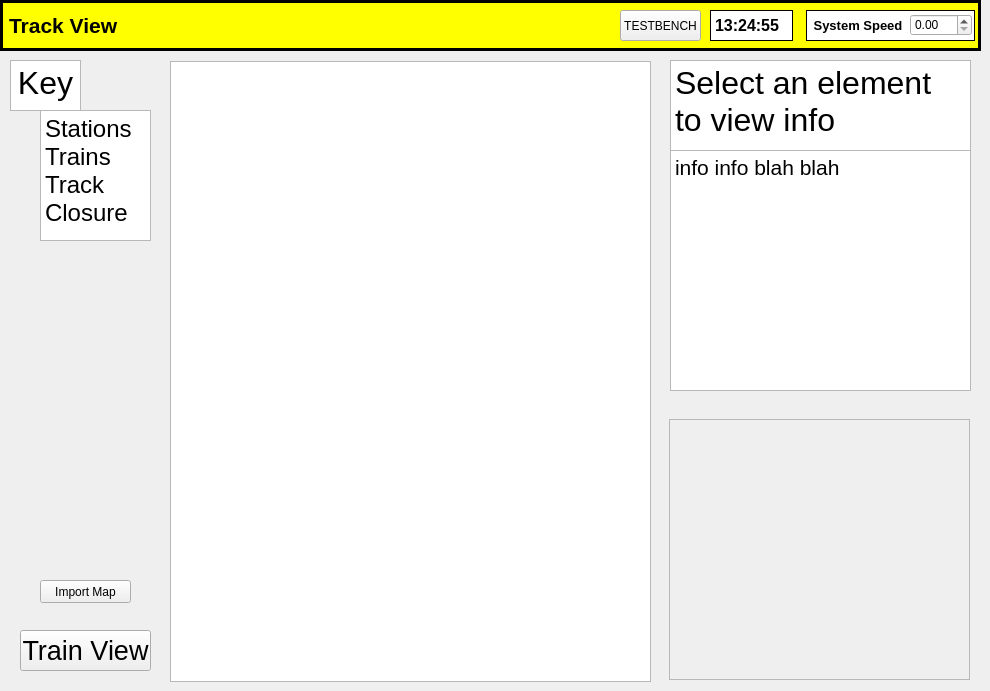
    <widget class="QWidget" name="track_view_page">
     <widget class="QTextEdit" name="key_header">
      <property name="geometry">
       <rect>
        <x>10</x>
        <y>60</y>
        <width>71</width>
        <height>51</height>
       </rect>
      </property>
      <property name="html">
       <string>&lt;!DOCTYPE HTML PUBLIC &quot;-//W3C//DTD HTML 4.0//EN&quot; &quot;http://www.w3.org/TR/REC-html40/strict.dtd&quot;&gt;
&lt;html&gt;&lt;head&gt;&lt;meta name=&quot;qrichtext&quot; content=&quot;1&quot; /&gt;&lt;style type=&quot;text/css&quot;&gt;
p, li { white-space: pre-wrap; }
&lt;/style&gt;&lt;/head&gt;&lt;body style=&quot; font-family:'MS Shell Dlg 2'; font-size:8.25pt; font-weight:400; font-style:normal;&quot;&gt;
&lt;p align=&quot;center&quot; style=&quot; margin-top:0px; margin-bottom:0px; margin-left:0px; margin-right:0px; -qt-block-indent:0; text-indent:0px;&quot;&gt;&lt;span style=&quot; font-size:24pt;&quot;&gt;Key&lt;/span&gt;&lt;/p&gt;&lt;/body&gt;&lt;/html&gt;</string>
      </property>
     </widget>
     <widget class="QLabel" name="station_icon">
      <property name="geometry">
       <rect>
        <x>10</x>
        <y>110</y>
        <width>31</width>
        <height>31</height>
       </rect>
      </property>
      <property name="text">
       <string>&lt;html&gt;&lt;head/&gt;&lt;body&gt;&lt;p&gt;&lt;img src=&quot;:/KeyIcons/CTC_resources/station_small.png&quot;/&gt;&lt;/p&gt;&lt;/body&gt;&lt;/html&gt;</string>
      </property>
     </widget>
     <widget class="QGraphicsView" name="track_map">
      <property name="geometry">
       <rect>
        <x>170</x>
        <y>61</y>
        <width>481</width>
        <height>621</height>
       </rect>
      </property>
     </widget>
     <widget class="QLabel" name="closure_icon">
      <property name="geometry">
       <rect>
        <x>10</x>
        <y>200</y>
        <width>31</width>
        <height>31</height>
       </rect>
      </property>
      <property name="text">
       <string>&lt;html&gt;&lt;head/&gt;&lt;body&gt;&lt;p&gt;&lt;img src=&quot;:/KeyIcons/CTC_resources/closed_small.png&quot;/&gt;&lt;/p&gt;&lt;/body&gt;&lt;/html&gt;</string>
      </property>
     </widget>
     <widget class="QTextEdit" name="element_info">
      <property name="geometry">
       <rect>
        <x>670</x>
        <y>150</y>
        <width>301</width>
        <height>241</height>
       </rect>
      </property>
      <property name="html">
       <string>&lt;!DOCTYPE HTML PUBLIC &quot;-//W3C//DTD HTML 4.0//EN&quot; &quot;http://www.w3.org/TR/REC-html40/strict.dtd&quot;&gt;
&lt;html&gt;&lt;head&gt;&lt;meta name=&quot;qrichtext&quot; content=&quot;1&quot; /&gt;&lt;style type=&quot;text/css&quot;&gt;
p, li { white-space: pre-wrap; }
&lt;/style&gt;&lt;/head&gt;&lt;body style=&quot; font-family:'MS Shell Dlg 2'; font-size:8.25pt; font-weight:400; font-style:normal;&quot;&gt;
&lt;p style=&quot; margin-top:0px; margin-bottom:0px; margin-left:0px; margin-right:0px; -qt-block-indent:0; text-indent:0px;&quot;&gt;&lt;span style=&quot; font-size:16pt;&quot;&gt;info info blah blah&lt;/span&gt;&lt;/p&gt;&lt;/body&gt;&lt;/html&gt;</string>
      </property>
     </widget>
     <widget class="QScrollArea" name="occupiedBlocks">
      <property name="geometry">
       <rect>
        <x>669</x>
        <y>419</y>
        <width>301</width>
        <height>261</height>
       </rect>
      </property>
      <property name="widgetResizable">
       <bool>true</bool>
      </property>
      <widget class="QWidget" name="scrollAreaWidgetContents">
       <property name="geometry">
        <rect>
         <x>0</x>
         <y>0</y>
         <width>299</width>
         <height>259</height>
        </rect>
       </property>
      </widget>
     </widget>
     <widget class="QDoubleSpinBox" name="system_speed_spnbx_2">
      <property name="geometry">
       <rect>
        <x>910</x>
        <y>14</y>
        <width>62</width>
        <height>22</height>
       </rect>
      </property>
     </widget>
     <widget class="QLabel" name="title_label_2">
      <property name="geometry">
       <rect>
        <x>0</x>
        <y>0</y>
        <width>981</width>
        <height>51</height>
       </rect>
      </property>
      <property name="font">
       <font>
        <pointsize>16</pointsize>
        <weight>75</weight>
        <bold>true</bold>
       </font>
      </property>
      <property name="autoFillBackground">
       <bool>false</bool>
      </property>
      <property name="styleSheet">
       <string notr="true">background-color: rgb(255, 255, 0);
border: 3px solid black;</string>
      </property>
      <property name="text">
       <string>Track View</string>
      </property>
     </widget>
     <widget class="QTextEdit" name="element_header">
      <property name="geometry">
       <rect>
        <x>670</x>
        <y>60</y>
        <width>301</width>
        <height>91</height>
       </rect>
      </property>
      <property name="html">
       <string>&lt;!DOCTYPE HTML PUBLIC &quot;-//W3C//DTD HTML 4.0//EN&quot; &quot;http://www.w3.org/TR/REC-html40/strict.dtd&quot;&gt;
&lt;html&gt;&lt;head&gt;&lt;meta name=&quot;qrichtext&quot; content=&quot;1&quot; /&gt;&lt;style type=&quot;text/css&quot;&gt;
p, li { white-space: pre-wrap; }
&lt;/style&gt;&lt;/head&gt;&lt;body style=&quot; font-family:'MS Shell Dlg 2'; font-size:8.25pt; font-weight:400; font-style:normal;&quot;&gt;
&lt;p style=&quot; margin-top:0px; margin-bottom:0px; margin-left:0px; margin-right:0px; -qt-block-indent:0; text-indent:0px;&quot;&gt;&lt;span style=&quot; font-size:24pt;&quot;&gt;Select an element to view info&lt;/span&gt;&lt;/p&gt;&lt;/body&gt;&lt;/html&gt;</string>
      </property>
     </widget>
     <widget class="QLabel" name="sys_time_label_2">
      <property name="geometry">
       <rect>
        <x>710</x>
        <y>10</y>
        <width>83</width>
        <height>31</height>
       </rect>
      </property>
      <property name="font">
       <font>
        <pointsize>12</pointsize>
        <weight>75</weight>
        <bold>true</bold>
       </font>
      </property>
      <property name="styleSheet">
       <string notr="true">border: 1px solid black;
background-color: rgb(255, 255, 255);</string>
      </property>
      <property name="text">
       <string>13:24:55</string>
      </property>
     </widget>
     <widget class="QPushButton" name="train_view">
      <property name="geometry">
       <rect>
        <x>20</x>
        <y>630</y>
        <width>131</width>
        <height>41</height>
       </rect>
      </property>
      <property name="font">
       <font>
        <pointsize>20</pointsize>
       </font>
      </property>
      <property name="text">
       <string>Train View</string>
      </property>
     </widget>
     <widget class="QTextEdit" name="key_labels">
      <property name="geometry">
       <rect>
        <x>40</x>
        <y>110</y>
        <width>111</width>
        <height>131</height>
       </rect>
      </property>
      <property name="html">
       <string>&lt;!DOCTYPE HTML PUBLIC &quot;-//W3C//DTD HTML 4.0//EN&quot; &quot;http://www.w3.org/TR/REC-html40/strict.dtd&quot;&gt;
&lt;html&gt;&lt;head&gt;&lt;meta name=&quot;qrichtext&quot; content=&quot;1&quot; /&gt;&lt;style type=&quot;text/css&quot;&gt;
p, li { white-space: pre-wrap; }
&lt;/style&gt;&lt;/head&gt;&lt;body style=&quot; font-family:'MS Shell Dlg 2'; font-size:8.25pt; font-weight:400; font-style:normal;&quot;&gt;
&lt;p style=&quot; margin-top:0px; margin-bottom:0px; margin-left:0px; margin-right:0px; -qt-block-indent:0; text-indent:0px;&quot;&gt;&lt;span style=&quot; font-size:18pt;&quot;&gt;Stations&lt;/span&gt;&lt;/p&gt;
&lt;p style=&quot; margin-top:0px; margin-bottom:0px; margin-left:0px; margin-right:0px; -qt-block-indent:0; text-indent:0px;&quot;&gt;&lt;span style=&quot; font-size:18pt;&quot;&gt;Trains&lt;/span&gt;&lt;/p&gt;
&lt;p style=&quot; margin-top:0px; margin-bottom:0px; margin-left:0px; margin-right:0px; -qt-block-indent:0; text-indent:0px;&quot;&gt;&lt;span style=&quot; font-size:18pt;&quot;&gt;Track&lt;/span&gt;&lt;/p&gt;
&lt;p style=&quot; margin-top:0px; margin-bottom:0px; margin-left:0px; margin-right:0px; -qt-block-indent:0; text-indent:0px;&quot;&gt;&lt;span style=&quot; font-size:18pt;&quot;&gt;Closure&lt;/span&gt;&lt;/p&gt;&lt;/body&gt;&lt;/html&gt;</string>
      </property>
     </widget>
     <widget class="QLabel" name="track_icon">
      <property name="geometry">
       <rect>
        <x>10</x>
        <y>170</y>
        <width>31</width>
        <height>31</height>
       </rect>
      </property>
      <property name="text">
       <string>&lt;html&gt;&lt;head/&gt;&lt;body&gt;&lt;p&gt;&lt;img src=&quot;:/KeyIcons/CTC_resources/track_line.png&quot;/&gt;&lt;/p&gt;&lt;/body&gt;&lt;/html&gt;</string>
      </property>
     </widget>
     <widget class="QLabel" name="system_speed_label_2">
      <property name="geometry">
       <rect>
        <x>806</x>
        <y>10</y>
        <width>169</width>
        <height>31</height>
       </rect>
      </property>
      <property name="font">
       <font>
        <pointsize>10</pointsize>
        <weight>75</weight>
        <bold>true</bold>
       </font>
      </property>
      <property name="autoFillBackground">
       <bool>false</bool>
      </property>
      <property name="styleSheet">
       <string notr="true">background-color: rgb(255, 255, 255);
border: 1px solid black;</string>
      </property>
      <property name="text">
       <string> System Speed</string>
      </property>
     </widget>
     <widget class="QPushButton" name="testbench_2">
      <property name="geometry">
       <rect>
        <x>620</x>
        <y>10</y>
        <width>81</width>
        <height>31</height>
       </rect>
      </property>
      <property name="text">
       <string>TESTBENCH</string>
      </property>
     </widget>
     <widget class="QPushButton" name="import_map">
      <property name="geometry">
       <rect>
        <x>40</x>
        <y>580</y>
        <width>91</width>
        <height>23</height>
       </rect>
      </property>
      <property name="text">
       <string>Import Map</string>
      </property>
     </widget>
     <widget class="QLabel" name="train_icon">
      <property name="geometry">
       <rect>
        <x>10</x>
        <y>140</y>
        <width>31</width>
        <height>31</height>
       </rect>
      </property>
      <property name="text">
       <string>&lt;html&gt;&lt;head/&gt;&lt;body&gt;&lt;p&gt;&lt;img src=&quot;:/KeyIcons/CTC_resources/train_small.png&quot;/&gt;&lt;/p&gt;&lt;/body&gt;&lt;/html&gt;</string>
      </property>
     </widget>
     <zorder>key_header</zorder>
     <zorder>station_icon</zorder>
     <zorder>track_map</zorder>
     <zorder>closure_icon</zorder>
     <zorder>element_info</zorder>
     <zorder>occupiedBlocks</zorder>
     <zorder>title_label_2</zorder>
     <zorder>element_header</zorder>
     <zorder>sys_time_label_2</zorder>
     <zorder>train_view</zorder>
     <zorder>key_labels</zorder>
     <zorder>track_icon</zorder>
     <zorder>system_speed_label_2</zorder>
     <zorder>testbench_2</zorder>
     <zorder>import_map</zorder>
     <zorder>train_icon</zorder>
     <zorder>system_speed_spnbx_2</zorder>
    </widget>
